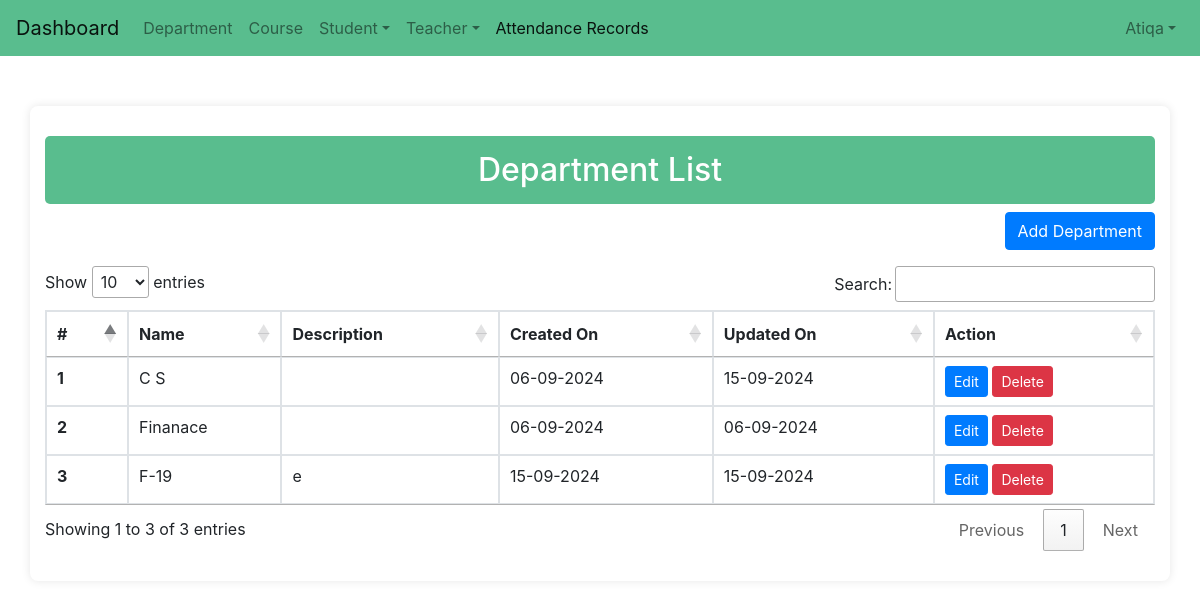
The page /department_list/ (signed in) on the database its author committed.
### attandance/models.py (models this page shows, shortened)
class CustomUser(AbstractUser):
    full_name = models.CharField(max_length=100, null=True)
    phone_number = models.CharField(max_length=15, blank=True, null=True)
    role = models.CharField(max_length=50, null=True)
    date_of_creation = models.DateField(auto_now_add=True, null=True)
    last_login_date = models.DateField(blank=True, null=True)
    is_super_admin = models.BooleanField(default=False)
    student = models.ForeignKey(Student, on_delete=models.CASCADE, null=True, blank=True)
    objects = CustomUserManager()

class Department(models.Model):
    dep_id = models.CharField(max_length=100, null=True)
    name = models.CharField(max_length=255, )
    description = models.TextField(blank=True, null=True)
    created_on = models.DateTimeField(auto_now_add=True)
    updated_on = models.DateTimeField(auto_now=True)

### attandance/views.py (the view)
# urls.py: path('department_list/', views.department_list , name = 'department_list'),
@login_required(login_url='home')
def department_list(request):
    design = Department.objects.all()
    context = {
        'design': design,
    }
    return render(request , 'admin/department/department_list.html',context)

### templates/admin/department/department_list.html (shortened to what this page needs)
<!DOCTYPE html>
<html lang="en">
{% load static %}
<head>
</head>
<body>
    {% include 'navbar.html' %}
    <div class="container">
        <h2 class="text-center">Department List</h2>
        <div class="text-right mb-3">
            <a class="btn btn-primary" href="{% url 'department_add' %}">Add Department</a>
        </div>
        <div class="table-responsive">
            <table class="table table-bordered" id="departmentList">
                <thead>
                    <tr>
                        <th>#</th>
                        <th>Name</th>
                        <th>Description</th>
                        <th>Created On</th>
                        <th>Updated On</th>
                        <th>Action</th>
                    </tr>
                </thead>
                <tbody>
                    {% for i in design %}
                    <tr>
                        <th scope="row">{{ forloop.counter }}</th>
                        <td>{{ i.name }}</td>
                        <td>{{ i.description }}</td>
                        <td>{{ i.created_on|date:'d-m-Y' }}</td>
                        <td>{{ i.updated_on|date:'d-m-Y' }}</td>
                        <td class="action-buttons">
                            <a class="btn btn-primary btn-sm" href="{% url 'department_update' i.pk %}">Edit</a>
                            <button class="btn btn-danger btn-sm delete-btn"
                                data-url="{% url 'department_delete' i.pk %}">Delete</button>
                        </td>
                    </tr>
                    {% endfor %}
                </tbody>
            </table>
        </div>
</body>
</html>

### templates/navbar.html (shortened to what this page needs)
<html lang="en">
<head>
  <link rel="stylesheet" href="https://maxcdn.bootstrapcdn.com/bootstrap/4.5.2/css/bootstrap.min.css">
  <link rel="stylesheet" href="https://cdn.datatables.net/1.13.6/css/jquery.dataTables.min.css">
  <link href="https://cdnjs.cloudflare.com/ajax/libs/select2/4.1.0/css/select2.min.css" rel="stylesheet" />
  <link rel="stylesheet" href="https://cdnjs.cloudflare.com/ajax/libs/font-awesome/5.15.3/css/all.min.css">
</head>
<body>
  <nav class="navbar navbar-expand-lg navbar-light" style="background: #59bd8e;">
    <a class="navbar-brand" href="/dashboard">Dashboard</a>
    <div class="collapse navbar-collapse" id="navbarSupportedContent">
      <ul class="navbar-nav mr-auto">
        <li class="nav-item ">
          <a class="nav-link" href="{% url 'department_list' %}">Department</a>
        </li>
        <li class="nav-item ">
          <a class="nav-link" href="{% url 'courses_list' %}">Course</a>
        </li>
        <li class="nav-item dropdown">
          <a class="nav-link dropdown-toggle" data-toggle="dropdown" href="#">Student</a>
        </li>
        <li class="nav-item dropdown">
          <a class="nav-link dropdown-toggle" data-toggle="dropdown" href="#">Teacher</a>
        </li>
        <li class="nav-item active">
          <a class="nav-link" href="/upload_and_filter_attendance">Attendance Records
       </a>
        </li>
      </ul>
      <ul class="navbar-nav ml-auto">
        {% if user.username is not None %}
        <li class="nav-item dropdown custom-dropdown">
          <a class="nav-link dropdown-toggle" data-toggle="dropdown" href="#">{{ user.username|capfirst }}</a>
        </li>
        {% endif %}
      </ul>
    </div>
</nav>
</body>
</html>

### templates/admin/department/department_list.html (style rules this page uses)
body { background-color: #f8f9fa; font-family: Arial, sans-serif; }
.container { max-width: 800px; background: #ffffff; padding: 30px; border-radius: 8px; box-shadow: 0 0 10px rgba(0, 0, 0, 0.1); margin-top: 50px; }
h2 { background-color: #59bd8e; color: white; padding: 15px; border-radius: 5px; font-size: 1.5rem; text-align: center; }
.btn-primary { background-color: #59bd8e; border: none; border-radius: 5px; padding: 10px 20px; font-size: 1rem; }

### rows shown on the page
CustomUser: username "Atiqa"
Department: name "C S", created_on "06-09-2024", updated_on "15-09-2024"
Department: name "Finanace", created_on "06-09-2024", updated_on "06-09-2024"
Department: name "F-19", description "e", created_on "15-09-2024", updated_on "15-09-2024"
